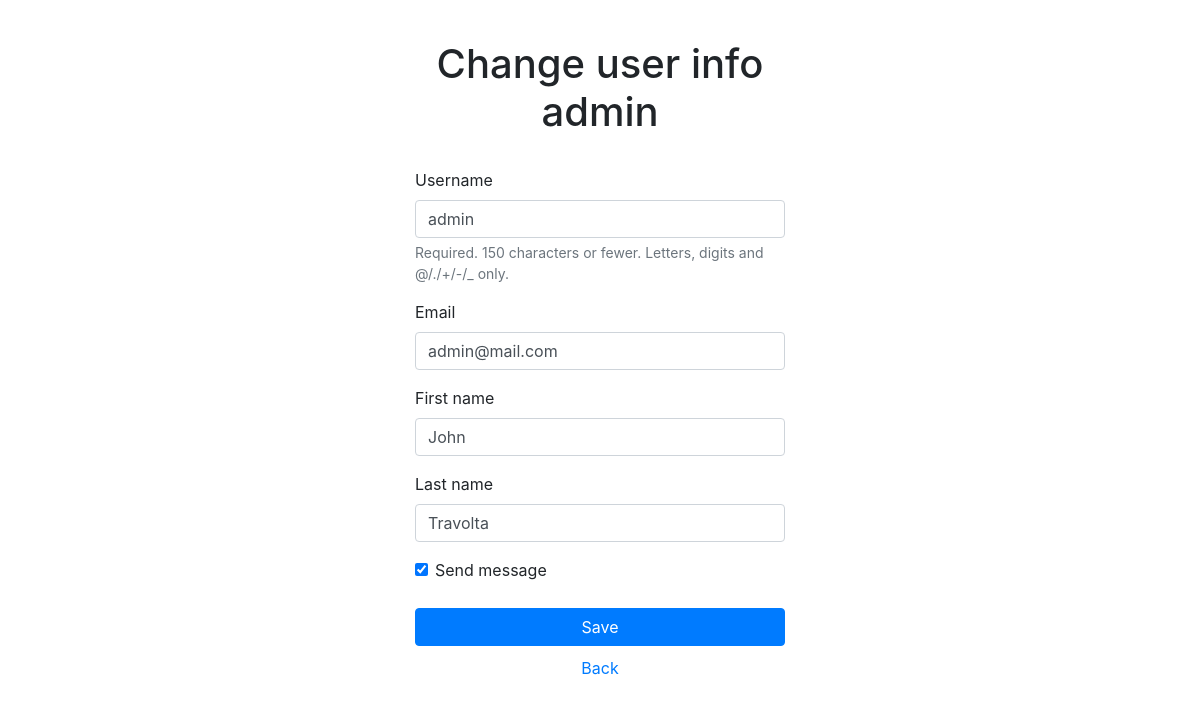
The page /accounts/profile/change/ (signed in) on the database its author committed.
### accounts/models.py (models this page shows)
class AdvUser(AbstractUser):
    is_activated = models.BooleanField(default=True, db_index=True, verbose_name='Activated')
    send_message = models.BooleanField(default=True, verbose_name='Send message')
    class Meta(AbstractUser.Meta):
        pass

### accounts/views.py (the view)
# urls.py: path('profile/change/', ChangeUserInfoViews.as_view(), name='profile_change'),
class ChangeUserInfoViews(SuccessMessageMixin, LoginRequiredMixin, UpdateView):
    model = AdvUser
    template_name = 'accounts/change_user_info.html'
    form_class = ChangeUserInfoForm
    success_url = reverse_lazy('accounts:profile')
    success_message = 'Personal users data is change'
    def dispatch(self, request, *args, **kwargs):
        self.user_id = request.user.pk
        return super().dispatch(request, *args, **kwargs)
    def get_object(self, queryset=None):
        if not queryset:
            queryset = self.get_queryset()
        return get_object_or_404(queryset, pk=self.user_id)

### accounts/forms.py
class ChangeUserInfoForm(forms.ModelForm):
    email = forms.EmailField(required=True, label='Email')
    class Meta:
        model = AdvUser
        fields = ('username', 'email', 'first_name', 'last_name', 'send_message')

### accounts/templates/accounts/change_user_info.html (shortened to what this page needs)
{% extends "layout/basic.html" %}
{% load bootstrap4 %}
{% block content %}
    <h1>Change user info {{ user.username }}</h1> <br>
    <form method="POST">
        {% bootstrap_form form layout="horizontal" %}
        <button type="submit" class="btn btn-primary elm-single">Save</button>
        <a href="{% url 'accounts:profile' %}" class="elm-single">Back</a>
    </form>
{% endblock %}

### accounts/static/accounts/css/main.css (style rules this page uses)
html { color: #222; font-size: 1em; line-height: 1.4; }
body { text-align: center; width: auto; max-width: 400px; margin-top: 40px; padding: 40px; }
h1 { text-align: center; }
.elm-single { width: 100%; margin-top: 10px; text-align: center; display: block; }

### rows shown on the page
AdvUser: username "admin", email "admin@mail.com", first_name "John", last_name "Travolta", send_message "☑"
